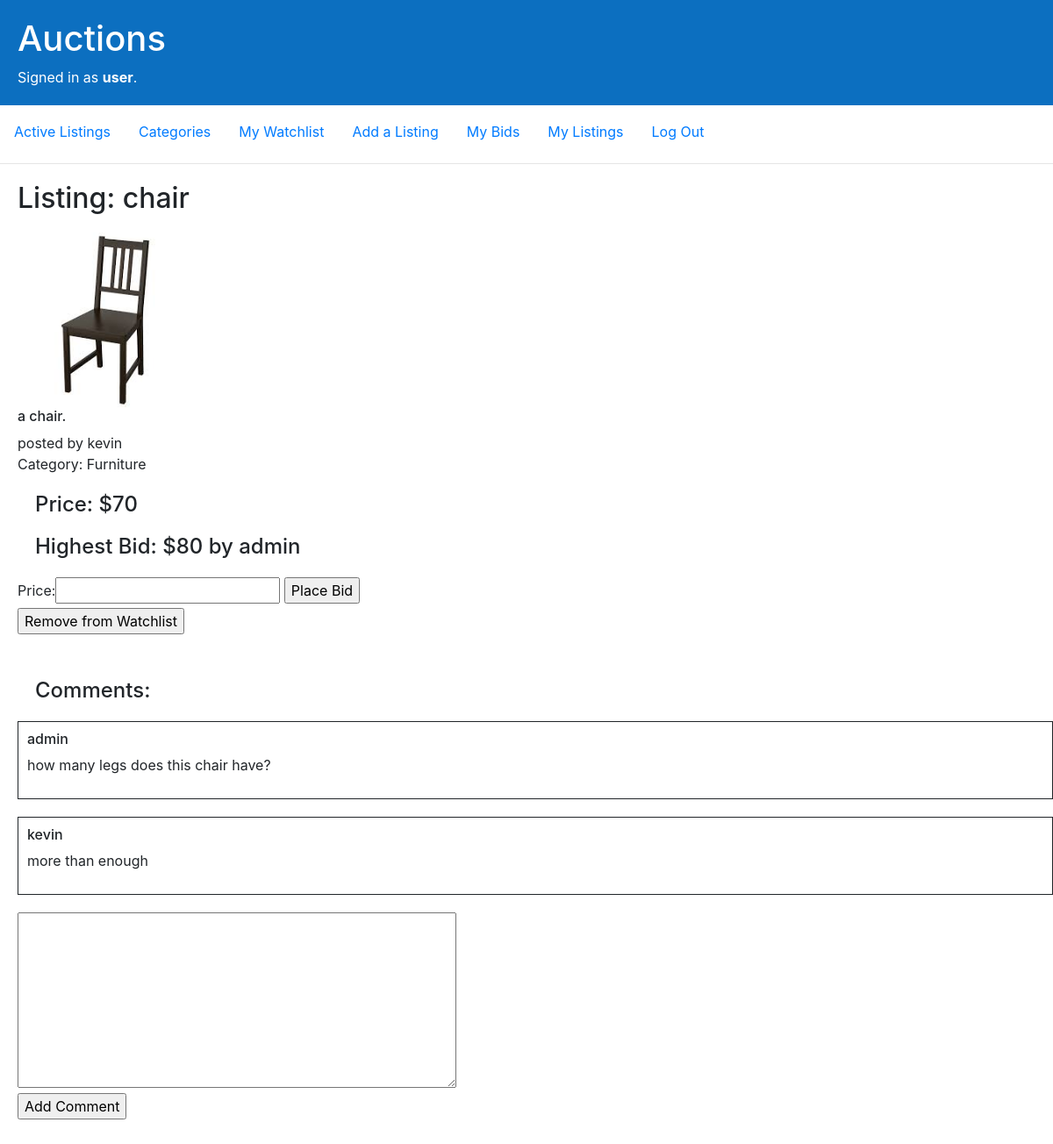
Page /9 (signed in) on the committed database.
### auctions/models.py (models this page shows, shortened)
class User(AbstractUser, models.Model):
    watchlist = models.ManyToManyField(Listing, blank=True, related_name="watchlist_users")
    bids = models.ManyToManyField(Listing, blank=True, related_name="bid_users")

class Listing(models.Model):
    title = models.CharField(max_length=64)
    description = models.TextField(max_length=500)
    price = models.PositiveIntegerField()
    image = models.ImageField(upload_to="listing_images", blank=True, null=True)
    category = models.ForeignKey(Category, blank=True, null=True, on_delete=models.SET_NULL, related_name="listing")
    creator = models.ForeignKey('User', null=True, on_delete=models.CASCADE, related_name="listings")
    is_closed = models.BooleanField(default=False)

class Category(models.Model):
    name = models.CharField(max_length=16)
    def __str__(self):
        return self.name

class Bid(models.Model):
    price = models.PositiveIntegerField()
    listing = models.ForeignKey('Listing', blank=True, null=True, on_delete=models.CASCADE, related_name="bids")
    bidder = models.ForeignKey('User', blank=True, null=True, on_delete=models.CASCADE, related_name="bidder")

class Comment(models.Model):
    content = models.TextField(max_length=500)
    listing = models.ForeignKey('Listing', blank=True, null=True, on_delete=models.CASCADE, related_name="comments")
    commenter = models.ForeignKey('User', blank=True, null=True, on_delete=models.CASCADE, related_name="commenter")

### auctions/views.py (the view)
# urls.py: path("<int:id>", views.view_listing, name="view_listing"),
@login_required
def view_listing(request, id):
    listing = Listing.objects.get(pk=id)
    comments = Comment.objects.filter(listing=listing)
    bids = Bid.objects.filter(listing=listing)
    highest_bid = bids.order_by('-price').first()
    num_bids = len(bids)
    if request.method == 'POST':
        if 'watchlist' in request.POST:
            listing = Listing.objects.get(pk=id)
            if listing in request.user.watchlist.all():
                request.user.watchlist.remove(listing)
            else:
                request.user.watchlist.add(listing)
        elif 'bid' in request.POST:
            form  = new_bid_form(request.POST)
            if form.is_valid():
                price = form.cleaned_data["price"]
                if price >= listing.price:
                    if num_bids > 0 and price > highest_bid.price:
                        new_bid = Bid(price=price, listing=listing, bidder=request.user)
                        new_bid.save()
                        return HttpResponseRedirect(reverse("view_listing", kwargs={"id": listing.id}))
                    elif num_bids == 0:
                        new_bid = Bid(price=price, listing=listing, bidder=request.user)
                        new_bid.save()
                        return HttpResponseRedirect(reverse("view_listing", kwargs={"id": listing.id}))
            return render(request, "auctions/listing.html", {
                "listing": listing,
                "comments": comments,
                "highest_bid": highest_bid,
                "message": "Bid price too low!",
                "form": form
            })
        elif 'comment' in request.POST:
            content = request.POST.get('content')
            comment = Comment(content=content, listing=listing, commenter=request.user)
            comment.save()
        elif 'close_listing' in request.POST:
            if num_bids == 0:
                return render(request, "auctions/listing.html", {
                    "listing": listing,
                    "comments": comments,
                    "highest_bid": highest_bid,
                    "form": new_bid_form(),
                    "message": "No bids for this listing yet!"
                })
            listing.is_closed = True
            listing.save()
        elif 'delete' in request.POST:
            listing.delete()
            return HttpResponseRedirect(reverse("index"))
        return HttpResponseRedirect(reverse("view_listing", kwargs={"id": listing.id}))
    else:
        return render(request, "auctions/listing.html", {
            "listing": listing,
            "comments": comments,
            "highest_bid": highest_bid,
            "form": new_bid_form()
        })

### auctions/views.py
class new_bid_form(ModelForm):
    class Meta:
        model = Bid
        fields = ["price"]

### auctions/templates/auctions/listing.html (shortened to what this page needs)
{% extends "auctions/layout.html" %}
{% block body %}
    {% if listing %}
        <h2>Listing: {{ listing.title }}</h2>
        <div class='comment_container'>
        {% if listing.image %}
            <img src="{{ listing.image.url }}"/>
        {% endif %}
        <h6>{{ listing.description }}</h6>
        <p>posted by {{ listing.creator.username }} <br /> Category: {{ listing.category }}</p>
        <h4>Price: ${{ listing.price }}</h4>
        {% if listing.is_closed %}
            {% if highest_bid.bidder != request.user %}
                <h4>This listing is closed. Winner: {{ highest_bid.bidder.username }} with a bid of ${{ highest_bid.price }}</h4>
            {% else %}
            <h4>Congratulations! You won this auction with a bid of ${{ highest_bid.price }}</h4>
            {% endif %}
        {% else %}
            {% if highest_bid %}
                <h4>Highest Bid: ${{ highest_bid.price }} by {{ highest_bid.bidder.username }}</h4>
            {% else %}
                <h4>No Bids for this listing.</h4>
            {% endif %}
            {% if listing.creator != request.user and highest_bid.bidder != request.user %}
                <form action="{% url 'view_listing' listing.id %}" method="post">
                    {{ form }}
                    <input name="bid" type="submit" value="Place Bid">
                </form>
            {% endif %}
        {% endif %}
        <form action="{% url 'view_listing' listing.id %}" method="post">
        {% if listing.creator == request.user %}
            {% if listing.is_closed == False %}
                <input name="close_listing" type="submit" value="Close this Listing">
                <input name="delete" type="submit" value="Delete this Listing">
            {% endif %}
        {% else %}
            {% if listing in request.user.watchlist.all %}
                <input name="watchlist" type="submit" value="Remove from Watchlist">
            {% else %}
                <input name="watchlist" type="submit" value="Add to my Watchlist">
            {% endif %}
        </form>
        {% endif %}
      </div>
        <div class='comment_container'>
            <h4>Comments:</h4>
            {% for comment in comments %}
                <div class='comment'>
                    <h6>{{ comment.commenter.username }}</h6>
                    <p>{{ comment.content }}</p>
                </div>
            {% empty %}
                <h6>No Comments</h6>
            {% endfor %}
            <form action="{% url 'view_listing' listing.id %}" method="post">
                <textarea name='content'></textarea>
                <br />
                <input name="comment" type="submit" value="Add Comment">
            </form>
        </div>
    {% endif %}
{% endblock %}

### auctions/templates/auctions/layout.html (shortened to what this page needs)
{% load static %}
<!DOCTYPE html>
<html lang="en">
    <head>
        <link rel="stylesheet" href="https://stackpath.bootstrapcdn.com/bootstrap/4.4.1/css/bootstrap.min.css">
        <link href="{% static 'auctions/styles.css' %}" rel="stylesheet">
    </head>
    <body>
        <div class="header">
        <h1>Auctions</h1>
            {% if user.is_authenticated %}
                Signed in as <strong>{{ user.username }}</strong>.
            {% else %}
                Not signed in.
            {% endif %}
        </div>
        <ul class="nav">
            <li class="nav-item">
                <a class="nav-link" href="{% url 'index' %}">Active Listings</a>
            </li>
            <li class="nav-item">
                <a class="nav-link" href="{% url 'view_categories' %}">Categories</a>
            </li>
            {% if user.is_authenticated %}
                <li class="nav-item">
                    <a class="nav-link" href="{% url 'watchlist' request.user.id %}">My Watchlist</a>
                </li>
                <li class="nav-item">
                    <a class="nav-link" href="{% url 'create_listing' %}">Add a Listing</a>
                </li>
                <li class="nav-item">
                    <a class="nav-link" href="{% url 'my_bids' request.user.id %}">My Bids</a>
                </li>
                <li class="nav-item">
                    <a class="nav-link" href="{% url 'my_listings' request.user.id %}">My Listings</a>
                </li>
                <li class="nav-item">
                    <a class="nav-link" href="{% url 'logout' %}">Log Out</a>
                </li>
            {% endif %}
        </ul>
        <hr>
        {% block body %}
        {% endblock %}
    </body>
</html>

### auctions/static/auctions/styles.css (style rules this page uses)
a { display: block; }
h2, h4 { margin: 20px; }
.header { background-color: #0C6FC0; color: #FFFFFF; overflow: hidden; padding:20px; }
.nav { margin-top: 10px; }
img { max-height: 250px; max-width: 200px; }
textarea { width: 500px; height: 200px; }
.comment_container { margin: 20px 0 50px 20px; }
.comment { border: 1px solid; padding: 10px; margin-bottom: 20px; }

### rows in the picture
User: username "user"
Listing: title "chair", image (picture), description "a chair.", creator.username "kevin", category "Furniture", price "70"
Bid: price "80", bidder.username "admin"
Comment: commenter.username "admin", content "how many legs does this chair have?"
Comment: commenter.username "kevin", content "more than enough"
